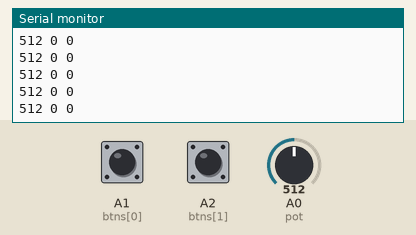
A sketch run on a simulated Arduino Uno, built with avr-gcc and run on an emulated ATmega328P. Shown: the last lines printed to the serial monitor. The test bench sets the inputs (shaded band); at power-on: A0 (pot) = 512, A1 (btns[0]) HIGH, A2 (btns[1]) HIGH.

Above: at 1.2 s.
1.3 s: A0 (pot) set to 716
At 1.56 s:
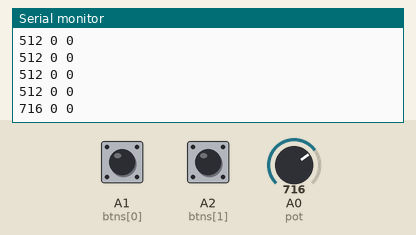
2.8 s: A1 (btns[0]) pulled LOW for 0.25 s
At 2.96 s:
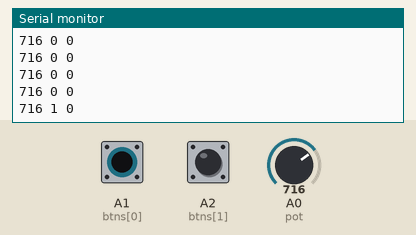
4.5 s: A2 (btns[1]) pulled LOW for 0.25 s
At 4.77 s:
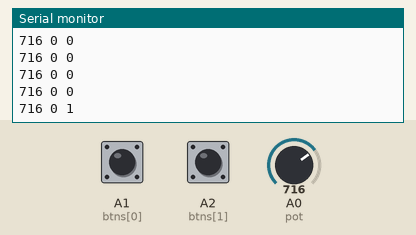
6.2 s: A0 (pot) set to 900
At 6.37 s:
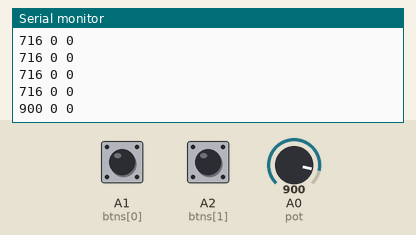
7.7 s: A1 (btns[0]) pulled LOW for 1 s
At 7.98 s:
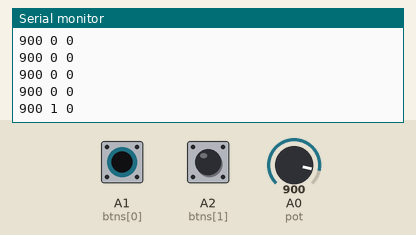
10.2 s: A2 (btns[1]) pulled LOW for 1 s
At 10.38 s:
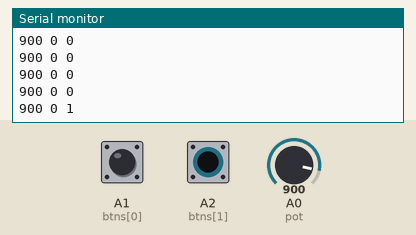
Timing chart, 0 to 13.2 s (numbered marks = the images above; inputs shaded):
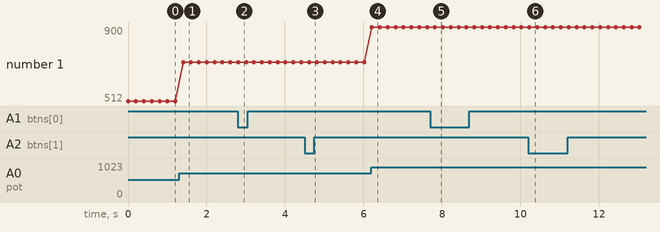

Measured:
- after the input at 1.3 s, the serial monitor: prints a new line after 0.10 s (image 1)
- after the input at 2.8 s, the serial monitor: prints a new line at once (image 2)
- after the input at 4.5 s, the serial monitor: prints a new line after 0.11 s (image 3)
- after the input at 6.2 s, the serial monitor: prints a new line at once (image 4)
- after the input at 7.7 s, the serial monitor: prints a new line after 0.12 s (image 5)
- after the input at 10.2 s, the serial monitor: prints a new line at once (image 6)
- plotted number 1: 512 → 716 after the input at 1.3 s, 716 → 900 after the input at 6.2 s

The sketch:

Arduino.ino
```cpp
int i;
const int pot = A0;
const int btns[2] = {A1,A2};
enum ctrl{Next,Reset};
String lectura;

void setup() {
  // put your setup code here, to run once:
  for(i=0; i<2; i++){
    pinMode(btns[i],INPUT);
  }
  Serial.begin(9600);
}

void loop() {
  // put your main code here, to run repeatedly:

  lectura = "";

  lectura += String(analogRead(pot))+" ";
  lectura += String(!digitalRead(btns[Next])) + " ";
  lectura += String(!digitalRead(btns[Reset])) ;

  Serial.println(lectura);
  delay(200);
}
```
